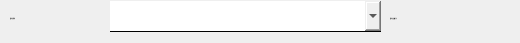
     <widget class="QWidget" name="page_send_model">
      <widget class="QLabel" name="label_110">
       <property name="geometry">
        <rect>
         <x>10</x>
         <y>3</y>
         <width>91</width>
         <height>31</height>
        </rect>
       </property>
       <property name="font">
        <font>
         <family>黑体</family>
         <pointsize>-1</pointsize>
        </font>
       </property>
       <property name="text">
        <string>送风头型号:</string>
       </property>
      </widget>
      <widget class="QLabel" name="label_111">
       <property name="geometry">
        <rect>
         <x>390</x>
         <y>3</y>
         <width>121</width>
         <height>31</height>
        </rect>
       </property>
       <property name="font">
        <font>
         <family>黑体</family>
         <pointsize>-1</pointsize>
        </font>
       </property>
       <property name="text">
        <string>送风头末端尺寸:</string>
       </property>
      </widget>
      <widget class="QComboBox" name="comboBox_22">
       <property name="geometry">
        <rect>
         <x>110</x>
         <y>1</y>
         <width>271</width>
         <height>31</height>
        </rect>
       </property>
       <property name="font">
        <font>
         <family>黑体</family>
         <pointsize>-1</pointsize>
        </font>
       </property>
       <property name="styleSheet">
        <string notr="true">border:none;
border-bottom:1px solid black;</string>
       </property>
      </widget>
     </widget>
